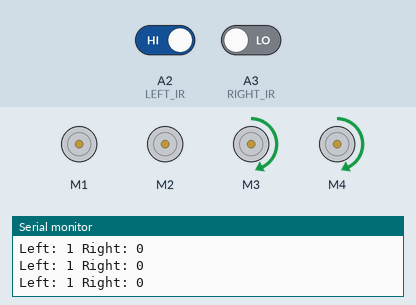
A sketch run on a simulated Arduino Uno, built with avr-gcc and run on an emulated ATmega328P. Parts: 4 × DC motor (green arrow = forward, orange = backward, longer = faster), the last lines printed to the serial monitor. Inputs (shaded band) come from the test bench; at power-on: A2 (LEFT_IR) HIGH, A3 (RIGHT_IR) LOW.

Above: at 2.2 s.
2.3 s: A2 (LEFT_IR) driven LOW
At 3.5 s:
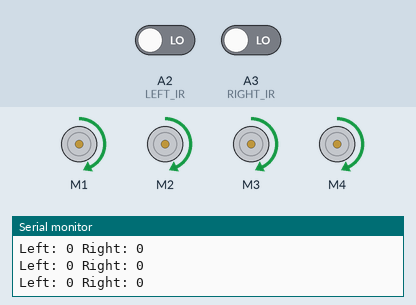
3.8 s: A3 (RIGHT_IR) driven HIGH
At 4.6 s:
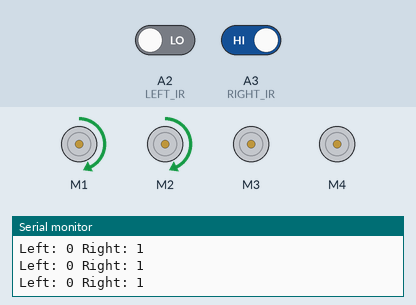
5.3 s: A3 (RIGHT_IR) driven LOW
At 5.6 s:
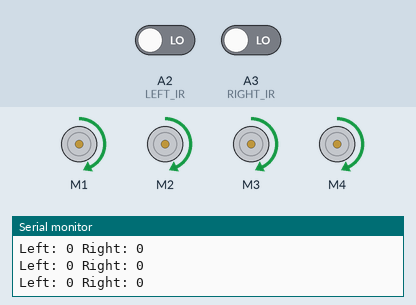
6.8 s: A2 (LEFT_IR) driven HIGH
At 7.9 s:
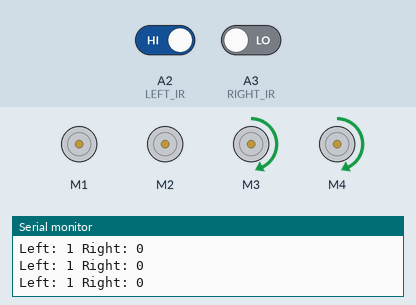
Timing chart, 0 to 9.8 s (numbered marks = the images above; inputs shaded):
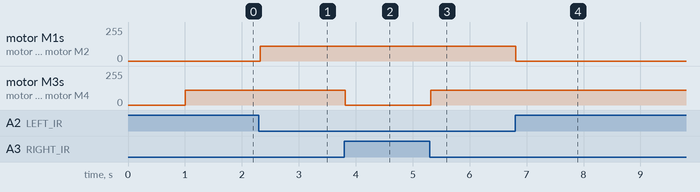

The sketch:

Robot_Car_followingLine.ino
```cpp
#include <AFMotor.h>

AF_DCMotor M1(1);
AF_DCMotor M2(2);
AF_DCMotor M3(3);
AF_DCMotor M4(4);

#define LEFT_IR A2
#define RIGHT_IR A3

void setup() {
  Serial.begin(9600);

  pinMode(LEFT_IR, INPUT);
  pinMode(RIGHT_IR, INPUT);

  M1.setSpeed(110);
  M2.setSpeed(110);
  M3.setSpeed(110);
  M4.setSpeed(110);

  stopRobot();
  delay(1000);
}

void loop() {
  int leftSensor = digitalRead(LEFT_IR);
  int rightSensor = digitalRead(RIGHT_IR);

  Serial.print("Left: ");
  Serial.print(leftSensor);
  Serial.print(" Right: ");
  Serial.println(rightSensor);

  if(leftSensor == LOW && rightSensor == LOW) {
    forward();
  }
  else if(leftSensor == HIGH && rightSensor == LOW) {
    turnLeft();
  }
  else if(leftSensor == LOW && rightSensor == HIGH) {
    turnRight();
  }
  else {
    stopRobot();
  }

  delay(10);
}

void forward() {
  M1.run(FORWARD);
  M2.run(FORWARD);
  M3.run(FORWARD);
  M4.run(FORWARD);
}

void turnLeft() {
  M1.run(RELEASE);
  M2.run(RELEASE);
  M3.run(FORWARD);
  M4.run(FORWARD);
}

void turnRight() {
  M1.run(FORWARD);
  M2.run(FORWARD);
  M3.run(RELEASE);
  M4.run(RELEASE);
}

void stopRobot() {
  M1.run(RELEASE);
  M2.run(RELEASE);
  M3.run(RELEASE);
  M4.run(RELEASE);
}
```

Measured:
- after the input at 2.3 s, motor M1, motor M2: stopped → forward 110/255 at once
- after the input at 3.8 s, motor M3, motor M4: forward 110/255 → stopped at once
- after the input at 5.3 s, motor M3, motor M4: stopped → forward 110/255 at once
- after the input at 6.8 s, motor M1, motor M2: forward 110/255 → stopped at once
